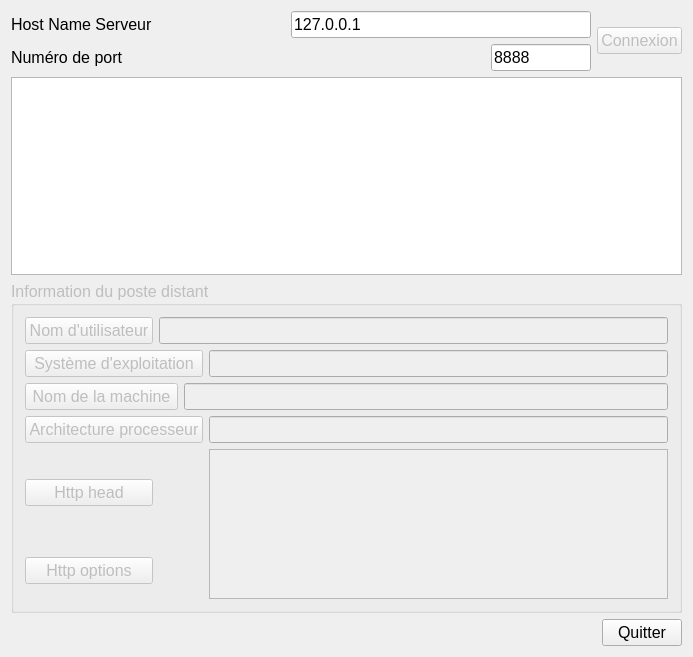
<?xml version="1.0" encoding="UTF-8"?>
<ui version="4.0">
 <class>IhmSocket</class>
 <widget class="QWidget" name="IhmSocket">
  <property name="geometry">
   <rect>
    <x>0</x>
    <y>0</y>
    <width>693</width>
    <height>657</height>
   </rect>
  </property>
  <property name="windowTitle">
   <string>Client Informations  </string>
  </property>
  <layout class="QVBoxLayout" name="verticalLayout_2">
   <item>
    <layout class="QHBoxLayout" name="horizontalLayout_4">
     <item>
      <layout class="QVBoxLayout" name="verticalLayout">
       <item>
        <layout class="QHBoxLayout" name="horizontalLayout_2">
         <item>
          <widget class="QLabel" name="label">
           <property name="font">
            <font>
             <pointsize>12</pointsize>
            </font>
           </property>
           <property name="text">
            <string>Host Name Serveur</string>
           </property>
          </widget>
         </item>
         <item>
          <spacer name="horizontalSpacer">
           <property name="orientation">
            <enum>Qt::Horizontal</enum>
           </property>
           <property name="sizeHint" stdset="0">
            <size>
             <width>13</width>
             <height>20</height>
            </size>
           </property>
          </spacer>
         </item>
         <item>
          <widget class="QLineEdit" name="lineEditAdresse">
           <property name="minimumSize">
            <size>
             <width>300</width>
             <height>0</height>
            </size>
           </property>
           <property name="font">
            <font>
             <pointsize>12</pointsize>
            </font>
           </property>
           <property name="text">
            <string>127.0.0.1</string>
           </property>
          </widget>
         </item>
        </layout>
       </item>
       <item>
        <layout class="QHBoxLayout" name="horizontalLayout">
         <item>
          <widget class="QLabel" name="label_2">
           <property name="font">
            <font>
             <pointsize>12</pointsize>
            </font>
           </property>
           <property name="text">
            <string>Numéro de port</string>
           </property>
          </widget>
         </item>
         <item>
          <spacer name="horizontalSpacer_2">
           <property name="orientation">
            <enum>Qt::Horizontal</enum>
           </property>
           <property name="sizeHint" stdset="0">
            <size>
             <width>13</width>
             <height>20</height>
            </size>
           </property>
          </spacer>
         </item>
         <item>
          <widget class="QLineEdit" name="lineEditNumeroPort">
           <property name="maximumSize">
            <size>
             <width>100</width>
             <height>16777215</height>
            </size>
           </property>
           <property name="font">
            <font>
             <pointsize>12</pointsize>
            </font>
           </property>
           <property name="text">
            <string>8888</string>
           </property>
          </widget>
         </item>
        </layout>
       </item>
      </layout>
     </item>
     <item>
      <widget class="QPushButton" name="pushButtonConnexionAuServeur">
       <property name="enabled">
        <bool>false</bool>
       </property>
       <property name="font">
        <font>
         <pointsize>12</pointsize>
        </font>
       </property>
       <property name="text">
        <string>Connexion</string>
       </property>
      </widget>
     </item>
    </layout>
   </item>
   <item>
    <widget class="QTextEdit" name="textEditAfficheurEvenement">
     <property name="font">
      <font>
       <pointsize>11</pointsize>
      </font>
     </property>
    </widget>
   </item>
   <item>
    <widget class="QGroupBox" name="groupBoxInfosPoste">
     <property name="enabled">
      <bool>false</bool>
     </property>
     <property name="font">
      <font>
       <pointsize>12</pointsize>
      </font>
     </property>
     <property name="title">
      <string>Information du poste distant</string>
     </property>
     <layout class="QGridLayout" name="gridLayout">
      <item row="3" column="3">
       <widget class="QLineEdit" name="lineEditTypeDemarrage"/>
      </item>
      <item row="0" column="0">
       <widget class="QPushButton" name="pushButtonNomUtilisateur">
        <property name="font">
         <font>
          <pointsize>12</pointsize>
         </font>
        </property>
        <property name="text">
         <string>Nom d'utilisateur</string>
        </property>
       </widget>
      </item>
      <item row="1" column="3">
       <widget class="QLineEdit" name="lineEditNomDomaine">
        <property name="minimumSize">
         <size>
          <width>150</width>
          <height>0</height>
         </size>
        </property>
       </widget>
      </item>
      <item row="0" column="1" colspan="3">
       <widget class="QLineEdit" name="lineEditNomUtilisateur">
        <property name="minimumSize">
         <size>
          <width>150</width>
          <height>0</height>
         </size>
        </property>
       </widget>
      </item>
      <item row="3" column="0" colspan="3">
       <widget class="QPushButton" name="pushButtonTypeDemarrage">
        <property name="font">
         <font>
          <pointsize>12</pointsize>
         </font>
        </property>
        <property name="text">
         <string>Architecture processeur</string>
        </property>
       </widget>
      </item>
      <item row="2" column="2" colspan="2">
       <widget class="QLineEdit" name="lineEditNomMachine"/>
      </item>
      <item row="1" column="0" colspan="3">
       <widget class="QPushButton" name="pushButtonNomDomaine">
        <property name="font">
         <font>
          <pointsize>12</pointsize>
         </font>
        </property>
        <property name="text">
         <string>Système d'exploitation</string>
        </property>
       </widget>
      </item>
      <item row="2" column="0" colspan="2">
       <widget class="QPushButton" name="pushButtonNomMachine">
        <property name="font">
         <font>
          <pointsize>12</pointsize>
         </font>
        </property>
        <property name="text">
         <string>Nom de la machine</string>
        </property>
       </widget>
      </item>
      <item row="5" column="0">
       <widget class="QPushButton" name="pushButtonHead">
        <property name="text">
         <string>Http head</string>
        </property>
       </widget>
      </item>
      <item row="6" column="0">
       <widget class="QPushButton" name="pushButton">
        <property name="text">
         <string>Http options</string>
        </property>
       </widget>
      </item>
      <item row="5" column="3" rowspan="2">
       <widget class="QTextEdit" name="textEditHead">
        <property name="minimumSize">
         <size>
          <width>0</width>
          <height>150</height>
         </size>
        </property>
       </widget>
      </item>
     </layout>
    </widget>
   </item>
   <item>
    <layout class="QHBoxLayout" name="horizontalLayout_3">
     <item>
      <spacer name="horizontalSpacer_3">
       <property name="orientation">
        <enum>Qt::Horizontal</enum>
       </property>
       <property name="sizeHint" stdset="0">
        <size>
         <width>40</width>
         <height>20</height>
        </size>
       </property>
      </spacer>
     </item>
     <item>
      <widget class="QPushButton" name="pushButton_8">
       <property name="font">
        <font>
         <pointsize>12</pointsize>
        </font>
       </property>
       <property name="text">
        <string>Quitter</string>
       </property>
      </widget>
     </item>
    </layout>
   </item>
  </layout>
 </widget>
 <layoutdefault spacing="6" margin="11"/>
 <resources/>
 <connections>
  <connection>
   <sender>pushButton_8</sender>
   <signal>clicked()</signal>
   <receiver>IhmSocket</receiver>
   <slot>close()</slot>
   <hints>
    <hint type="sourcelabel">
     <x>382</x>
     <y>488</y>
    </hint>
    <hint type="destinationlabel">
     <x>513</x>
     <y>491</y>
    </hint>
   </hints>
  </connection>
 </connections>
</ui>
